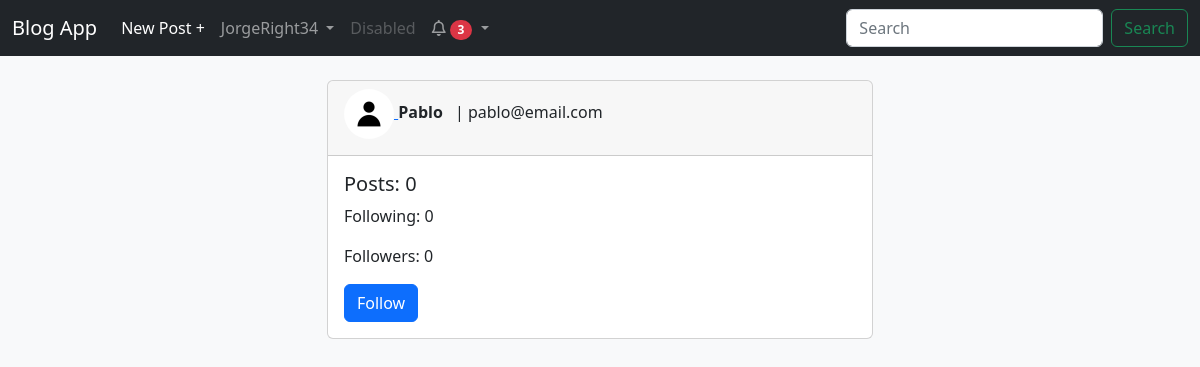
The page /auth/Pablo (signed in) on the database as committed earlier.
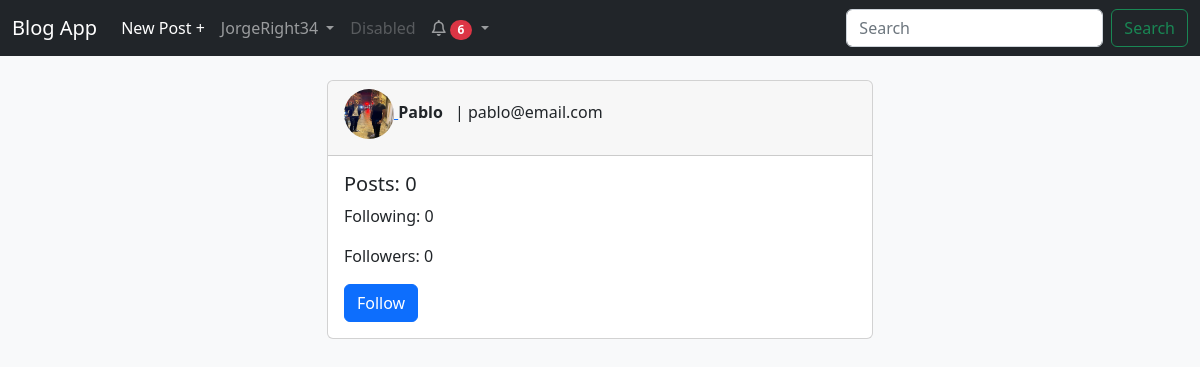
The same page on the database as committed later.
### app/models.py (models this page shows, shortened)
class User(UserMixin, db.Model):
    __tablename__ = 'users'
    id = db.Column(db.Integer, primary_key=True)
    email = db.Column(db.String(64), unique=True, index=True)
    username = db.Column(db.String(64), unique=True, index=True)
    password_hash = db.Column(db.String(128))
    profile_pic = db.Column(db.String, default='images/profile photos/default_profile_pic.jpg')
    blogs = db.relationship('Blog', backref='user', cascade='all, delete-orphan')
    comments = db.relationship('Comment', backref='user', cascade='all, delete-orphan')
    followers = db.relationship('Follow', backref='user', foreign_keys='Follow.followed_id', cascade='all, delete-orphan')
    likes = db.relationship('Like', backref='user', cascade='all, delete-orphan')
    notifications = db.relationship('Notification', backref='user', foreign_keys='Notification.user_id', cascade='all, delete-orphan')
    actions = db.relationship('Notification', backref='notificator', foreign_keys='Notification.notificator_id', cascade='all, delete-orphan')
    confirmed = db.Column(db.Boolean, default=False)
    def likes(self, post_id):
        like = Like.query.filter_by(blog_id=post_id, user_id=self.id).first()
        if like:
            return True
        else:
            return False
    @property
    def password(self):
        raise AttributeError('password is not readable')
    def __str__(self):
        return self.username

### app/auth/views.py (the view)
@login_required
@auth.route("/<username>")
def profile(username):
    user = User.query.filter_by(username=username).first()
    posts = Blog.query.filter_by(author=user.id).all()
    return render_template('auth/user.html', user=user, posts=posts)

### app/models.py (called while the page is built)
@login_manager.user_loader
def load_user(user_id):
    return User.query.get(int(user_id))

    def __str__(self):
        return f'{self.action} | {self.date.strftime("%Y-%m-%d %H:%M:%S")}'

### app/templates/auth/user.html (shortened to what this page needs)
{% extends 'base.html' %}
{% from 'macros.html' import render_post_card %}
{% block extra_column %}
{% if user.posts %}
    <div class="container flex-container w-75 p-4">
        <div class="container" >
            {% for post in posts %}
                {{ render_post_card(post, current_user, loop.index) }}
                <br />
            {% endfor %}
        </div>
        <div>
            <div class="card">
                <div class="card-header">
                    {% if current_user.id == user.id %}
                        <form enctype="multipart/form-data" action="{{ url_for('auth.set_profile_pic') }}" method="post">
                            <input type="file" class="form-control" id="profile_pic" name="profile_pic">
                            <button type="submit" class="btn btn-primary">Submit</button>
                        </form>
                    {% endif %}
                    <div class="mb-2">
                        <a href="{{ url_for('auth.profile', username=user) }}" class="text-decoration-none mb-2">
                            <a href="{{ url_for('auth.set_profile_pic') }}">
                                <img src="{{ url_for('static', filename=user.profile_pic) }}" class="profile_pic" style="height: 50px; width: 50px;">
                            </a>
                            <span class="card-title"><b>{{ user }}</b></span>
                            <span class="m-lg-2">
                                | {{ user.email }}
                            </span>
                        </a>
                    </div>
                </div>
                <div class="card-body">
                    <h5 class="card-title">Posts: {{ user.blogs|count }}</h5>
                    <p class="card-text">Following: {{ user.following|count }}</p>
                    <p class="card-text">Followers: {{ user.followers|count }}</p>
                    <a href="{{ url_for('auth.follow', username=user) }}" class="btn btn-primary">Follow</a>
                </div>
            </div>
        </div>
    </div>
{% else %}
<div class="container p-4">
    <div class="card w-50 mx-auto">
        <div class="card-header">
            <div class="mb-2">
                <a href="{{ url_for('auth.profile', username=user) }}" class="text-decoration-none mb-2">
                    <a href="{{ url_for('auth.set_profile_pic') }}">
                        <img src="{{ url_for('static', filename=user.profile_pic) }}" class="profile_pic" style="height: 50px; width: 50px;">
                    </a>
                    <span class="card-title"><b>{{ user }}</b></span>
                    <span class="m-lg-2">
                        | {{ user.email }}
                    </span>
                </a>
            </div>
        </div>
        <div class="card-body">
            <h5 class="card-title">Posts: {{ user.blogs|count }}</h5>
            <p class="card-text">Following: {{ user.following|count }}</p>
            <p class="card-text">Followers: {{ user.followers|count }}</p>
            <a href="{{ url_for('auth.follow', username=user) }}" class="btn btn-primary">Follow</a>
        </div>
    </div>
</div>
{% endif %}
{% endblock extra_column %}

### app/templates/base.html (shortened to what this page needs)
<!DOCTYPE html>
<html>
    <head>
        <link href="https://cdn.jsdelivr.net/npm/bootstrap@5.2.3/dist/css/bootstrap.min.css" rel="stylesheet">
        <link rel="stylesheet" href="https://cdnjs.cloudflare.com/ajax/libs/font-awesome/6.0.0/css/all.min.css">
        <link rel="stylesheet" href="{{ url_for('static', filename='css/styles.css') }}">
    </head>
    <body class="bg-light">
        {% block navbar %}
            <nav class="navbar navbar-expand-lg navbar-dark bg-dark sticky-top">
                <div class="container-fluid">
                    <a class="navbar-brand" href="{{ url_for('main.index') }}">Blog App</a>
                    <div class="collapse navbar-collapse" id="navbarSupportedContent">
                        <ul class="navbar-nav me-auto mb-2 mb-lg-0">
                            {% if current_user.is_authenticated %}
                                <li class="nav-item">
                                    <a class="nav-link active" aria-current="page" href="{{ url_for('blogs.new_post') }}">New Post +</a>
                                </li>
                                <li class="nav-item dropdown">
                                    <a class="nav-link dropdown-toggle" href="#" id="navbarDropdown" role="button" data-bs-toggle="dropdown" aria-expanded="false">
                                    {{ current_user.username }}
                                    </a>
                                </li>
                                <li class="nav-item">
                                    <a class="nav-link disabled">Disabled</a>
                                </li>
                            {% if current_user.is_authenticated %}
                                <li class="nav-item dropdown">
                                    <a class="nav-link dropdown-toggle" href="#" id="notifications" role="button" data-bs-toggle="dropdown" aria-expanded="false">
                                        <i class="fa-regular fa-bell"></i>
                                        {% if current_user.notifications %}
                                            <span class="badge rounded-pill bg-danger text-bg-secondary">{{ current_user.notifications | length }}</span>
                                        {% endif %}
                                    </a>
                                </li>
                            {% endif %}
                            {% endif %}
                        </ul>
                        <form class="d-flex" action="{{ url_for('blogs.search_post') }}">
                            <input class="form-control me-2" name="q" type="search" placeholder="Search" aria-label="Search">
                            <button class="btn btn-outline-success" type="submit">Search</button>
                        </form>
                    </div>
                </div>
            </nav>
        {% endblock navbar %}
        <div class="flex-container">
            {% block extra_column %}
            {% endblock extra_column %}
        </div>
    </body>
</html>

### app/static/css/styles.css (style rules this page uses)
.profile_pic { height: 30px; width: 30px; border-radius: 50%; }
.flex-container { display: flex; flex-direction: row; justify-content: flex-start; align-items: flex-start; }

Rows that differ between the two databases and show on the page:
changed User "Pablo": profile_pic: picture added in place of a placeholder
Other text that changed with them:
{{ current_user.notifications | length }}: "3" → "6"
